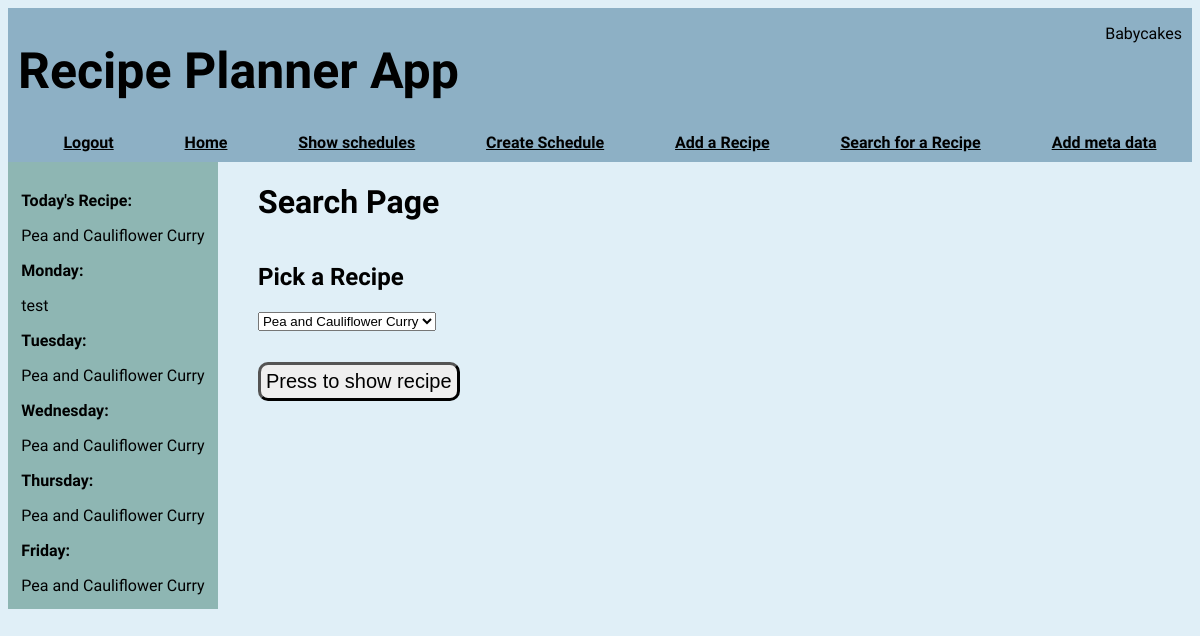
The app's page /search_recipes (signed in) with its own data.
### application/models.py (models this page shows, shortened)
class User(db.Model, UserMixin):
    id = db.Column(db.Integer, primary_key=True)
    username = db.Column(db.String(64), index=True, unique=True)
    email = db.Column(db.String(120), index=True, unique=True)
    password_hash = db.Column(db.String(128))

class Recipes(db.Model):
    id = db.Column(db.Integer, primary_key=True)
    recipe_name = db.Column(db.String(100), nullable=False)
    recipe_description = db.Column(db.String(500))
    cuisine_id = db.Column(db.Integer, db.ForeignKey('cuisine.id'))
    quantity = db.relationship('Quantity', backref="recipes")
    method = db.relationship('Method', backref='mrecipes')

### application/routes.py (the view)
@app.route('/search_recipes', methods = ['GET', 'POST'])
@login_required
def search_recipes():
    if check_for_schedule():
        sidebar = {
        "week" : get_weekly_recipes(),
        "recipe_of_the_day" : get_recipe_of_the_day(),
        "day" : what_day_is_it(),
        "user" : current_user.username,
        }
    else:
        sidebar = False
    form = SearchForm()
    form.recipe.choices = [(r.id, r.recipe_name) for r in Recipes.query.order_by('recipe_name')]
    total_number = Recipes.query.count()
    if request.method == 'POST':
        recipe_result = Recipes.query.filter_by(id=form.recipe.data).first()
        cuisine = Cuisine.query.filter_by(id=recipe_result.cuisine_id).first().cuisine_name
        method_list = [m.step for m in Method.query.filter_by(recipe_id = recipe_result.id)]
        quantities = Quantity.query.filter_by(recipe_id = recipe_result.id).all()
        ingredient_list = []
        n = 0
        for q in quantities:
            ingredient_list.append([])
            ingredient_list[n].append(Ingredients.query.filter_by(id = q.ingredient_id).first().ingredient_name)
            ingredient_list[n].append(q.amount)
            ingredient_list[n].append(Measure.query.filter_by(id = q.measure).first().measure)
            ingredient_list[n].append(q.ingredient_prep)
            n += 1
        return render_template('search.html', sidebar = sidebar, form=form, total_number=total_number, recipe_result=recipe_result, cuisine=cuisine, method_list=method_list, ingredient_list=ingredient_list)
    else:
        return render_template('search.html', sidebar = sidebar, form=form, total_number=total_number)

### application/forms.py
class SearchForm(FlaskForm):
    recipe = SelectField('pick recipe to show', choices = [])
    submit = SubmitField('Press to show recipe')

### application/models.py (called while the page is built)
@login.user_loader
def load_user(id):
    return User.query.get(int(id))

### application/routes.py (called while the page is built)
def get_recipe_for_day(day_number, week_n):
    if current_user.is_authenticated:
        id = Schedule.query.filter_by(day_of_the_week = day_number, user_id = current_user.id, sched_no = week_n).first()
        if id is not None:
            day_recipe = Recipes.query.filter_by(id = id.recipe_id).first()
            return day_recipe
        else:
            return Recipes.query.filter_by(id = 1).first()

def get_weekly_recipes():
    week, week2 = [], []
    for num in range(5):
         week.append(get_recipe_for_day(num, 1))
    for num in range(5):
         week2.append(get_recipe_for_day(num, 2))
    return (week, week2)

def check_for_schedule():
    if Schedule.query.filter_by(user_id = current_user.id, sched_no = 1).first() is None:
        return False
    return True

def get_recipe_of_the_day():
    if datetime.today().weekday() == 5 or datetime.today().weekday() == 6:
        recipe_of_the_day = "It's the weekend, do your own thing"
    else:
        recipe_of_the_day = Recipes.query.filter_by(id = Schedule.query.filter_by(day_of_the_week = datetime.today().weekday(), user_id = current_user.id, sched_no = 1).first().recipe_id).first().recipe_name
    return recipe_of_the_day

def what_day_is_it():
    day = date.today()
    day = calendar.day_name[day.weekday()]
    return day

### application/templates/search.html (shortened to what this page needs)
{% extends 'layout.html'%}
{% block body %}
<div style="padding-left:20px">
    <h1>Search Page</h1>
    <div style="display:flex; justify-content: start;">
        <div>
            <h2>Pick a Recipe</h2>
            <div>
                <form method="POST">
                    {{ form.recipe }}
                    <br>
                    <div align-self="right">{{ form.submit }}</div>
                </form>
            </div>
        </div>
    </div>
    </div>
</div>
{% endblock body %}

### application/templates/layout.html (shortened to what this page needs)
<!DOCTYPE html>
<html lang="en">
<head>
    <link href="../static/format.css" rel="stylesheet">
</head>
<body style="font-family: Source Sans Pro, sans-serif">
    <div class="header" >
        <div style="display:flex; justify-content: space-between;">
            <h1 style="color:rgb(0, 0, 0); font-size:50px; margin-left: 10px"> Recipe Planner App</h1>
            <p style="align-self:right; margin-right: 10px;">{{ current_user.username }}</p>
        </div>
        <div id = "links">
            {% if current_user.is_anonymous %}
            <a href="{{ url_for('login') }}">Login</a>
            {% else %}
            <a href="{{ url_for('logout') }}">Logout</a>
            {% endif %}
            <a href="{{ url_for('index') }}">Home</a>
            <a href="{{ url_for('show_schedule') }}">Show schedules</a>
            <a href="{{ url_for('create_weekly_schedule') }}"> Create Schedule</a>
            <a href="{{ url_for('add_recipe') }}">Add a Recipe</a>
            <a href="{{ url_for('search_recipes') }}">Search for a Recipe</a>
            <a href="{{ url_for('add_meta') }}">Add meta data</a>
        </div>
    </div>
    <div class="container">
        <div id="left">
            {% if sidebar != False %}
            <p><b>Today's Recipe:</b></p>
            {{ sidebar.recipe_of_the_day }}
            <p><b>Monday:</b></p>
            {{ sidebar.week[0][0].recipe_name }}
            <p><b>Tuesday:</b></p>
            {{ sidebar.week[0][1].recipe_name }}
            <p><b>Wednesday:</b></p>
            {{ sidebar.week[0][2].recipe_name }}
            <p><b>Thursday:</b></p>
            {{ sidebar.week[0][3].recipe_name }}
            <p><b>Friday:</b></p>
            {{ sidebar.week[0][4].recipe_name }}
            {% else %}
            <p>No Schedule Set</p>
            {% endif %}
        </div>
        <div id="center">
            {% block body %}
            {% endblock body %}
        </div>
</body>
</html>

### application/static/format.css (style rules this page uses)
html { background-color: #e0eff7; }
.header { background-color:#8db0c5; width:100%; margin: 0 auto }
#links { text-align: center; display: flex; justify-content: space-around; color:white; padding-bottom: 10px; padding-left: 20px; font-weight: bold; }
#center { padding-left: 20px; }
#submit_cuisine, #submit_recipes, #submit { padding: 5px; font-size: 20px; border-radius: 10px; border-width: 3px;margin-top: 15px; }
.container { display: flex; width : 100%; }
#left { max-width: 40%; padding: 10pt; background-color: #8eb6b3; }

### application/templates/layout.html (style rules this page uses)
a { color:rgb(0, 0, 0) }

### records on screen
User: username "Babycakes"
Recipes: recipe_of_the_day "Pea and Cauliflower Curry", recipe_name "Pea and Cauliflower Curry"
Recipes: recipe_name "test"
